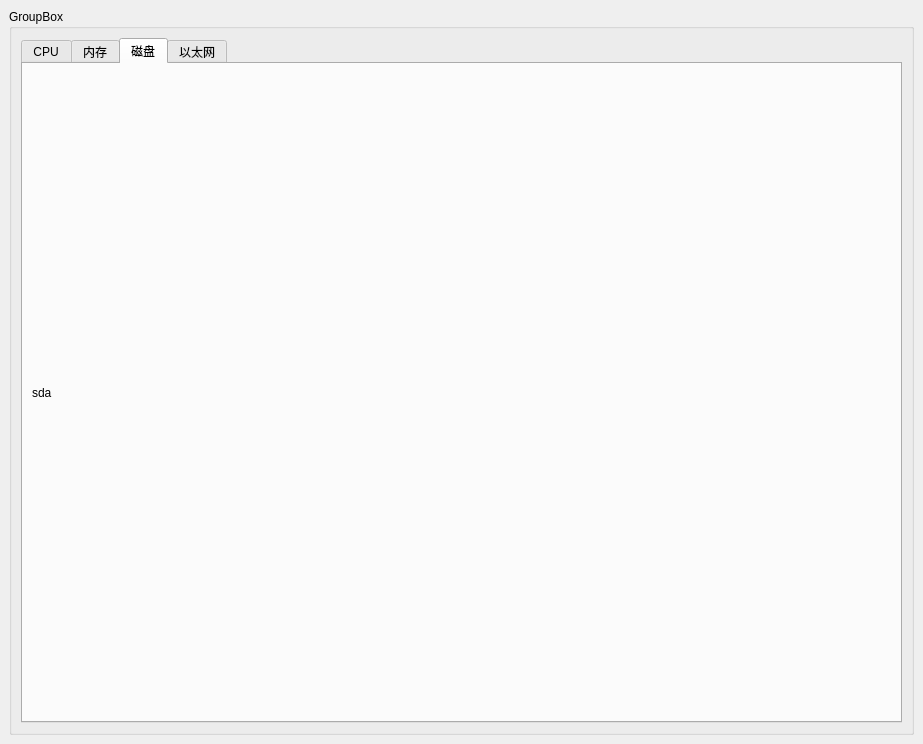
<?xml version="1.0" encoding="UTF-8"?>
<ui version="4.0">
 <class>MainWindow</class>
 <widget class="QMainWindow" name="MainWindow">
  <property name="geometry">
   <rect>
    <x>0</x>
    <y>0</y>
    <width>923</width>
    <height>744</height>
   </rect>
  </property>
  <property name="windowTitle">
   <string>MainWindow</string>
  </property>
  <widget class="QWidget" name="centralwidget">
   <layout class="QVBoxLayout" name="verticalLayout_2">
    <item>
     <widget class="QGroupBox" name="groupBox">
      <property name="title">
       <string>GroupBox</string>
      </property>
      <layout class="QVBoxLayout" name="verticalLayout">
       <item>
        <widget class="QTabWidget" name="tabWidget">
         <property name="currentIndex">
          <number>2</number>
         </property>
         <widget class="QWidget" name="tab">
          <attribute name="title">
           <string>CPU</string>
          </attribute>
          <layout class="QGridLayout" name="gridLayout_3">
           <item row="0" column="0">
            <layout class="QVBoxLayout" name="verticalLayout_cpu_plt"/>
           </item>
          </layout>
         </widget>
         <widget class="QWidget" name="tab_2">
          <attribute name="title">
           <string>内存</string>
          </attribute>
          <layout class="QGridLayout" name="gridLayout_4">
           <item row="0" column="0">
            <layout class="QVBoxLayout" name="verticalLayout_mem_plt"/>
           </item>
          </layout>
         </widget>
         <widget class="QWidget" name="tab_5">
          <attribute name="title">
           <string>磁盘</string>
          </attribute>
          <layout class="QGridLayout" name="gridLayout_5">
           <item row="0" column="0">
            <layout class="QVBoxLayout" name="verticalLayout_swp_plt">
             <item>
              <widget class="QLabel" name="label_sda">
               <property name="text">
                <string>sda</string>
               </property>
               <property name="alignment">
                <set>Qt::AlignLeading|Qt::AlignLeft|Qt::AlignVCenter</set>
               </property>
              </widget>
             </item>
            </layout>
           </item>
          </layout>
         </widget>
         <widget class="QWidget" name="tab_6">
          <attribute name="title">
           <string>以太网</string>
          </attribute>
         </widget>
        </widget>
       </item>
      </layout>
     </widget>
    </item>
   </layout>
  </widget>
 </widget>
 <resources/>
 <connections/>
</ui>
